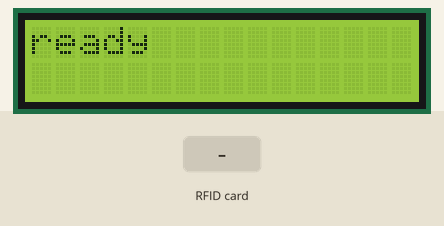
Simulated run of this sketch. Board: Arduino Uno, built with avr-gcc and run on an emulated ATmega328P. Shown: 16×2 character LCD. The inputs (shaded band) are chosen by the test bench.

Above: at 1.3 s.
1.4 s: RFID card 5E 7A 19 C4 held to the reader
At 1.44 s:
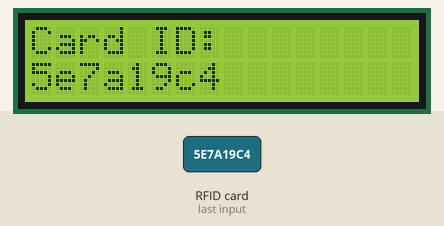
At 2.8 s:
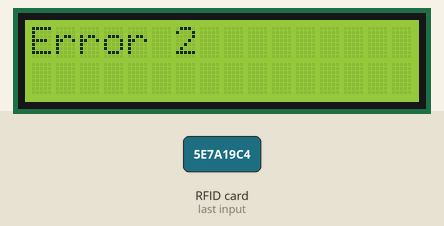
Timing chart, 0 to 4.4 s (numbered marks = the images above; inputs shaded):
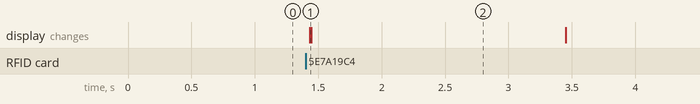

Measured:
- after the input at 1.4 s, the display: changes at once (image 1)
- what the display in image 2 shows lasts 2.1 s, from 1.4 s to 3.5 s

The sketch:

state_machine.ino
```cpp
#include <FiniteStateMachine.h>
// Display
#include <Wire.h>
#include <LiquidCrystal_I2C.h>

LiquidCrystal_I2C lcd(0x3F, 2, 1, 0, 4, 5, 6, 7, 3, POSITIVE);

// RFID
#include <SPI.h>
#include <MFRC522.h>

#define RST_PIN 9
#define SS_PIN  10

#define CARD_NOT_SUPPORTED 1
#define TIMEOUT 2
#define COMMUNICATION_FAILED 3

#define SOH 0x01
#define STX 0x02
#define ETX 0x03
#define ACK 0x06
#define NAK 0x15

MFRC522 mfrc522(SS_PIN, RST_PIN);
MFRC522::MIFARE_Key key;

// Bluetooth
#include <SoftwareSerial.h>

// connect BT module TX to D8
// connect BT module RX to D7
// connect BT Vcc to 5V, GND to GND
SoftwareSerial bluetooth(8, 7);

State Idle = State(EnterIdle, WaitForNewCard, no_op);
State Connect = State(IdentifyCard, WaitForAck, no_op);

FSM state = FSM(Idle);

unsigned long timestamp;

void setup() {
  bluetooth.begin(9600);
  lcd.begin(16, 2);
  lcd.backlight();
  lcd.clear();
  SPI.begin();
  mfrc522.PCD_Init();
}

void loop() {
  state.update();
}

void no_op() {}

void EnterIdle() {
  lcd.clear();
  lcd.setCursor(0, 0);
  lcd.print("ready");
}

void WaitForNewCard() {
  if (mfrc522.PICC_IsNewCardPresent() && mfrc522.PICC_ReadCardSerial()) {
    state.transitionTo(Connect);
  }
}

void IdentifyCard() {
  lcd.clear();
  lcd.setCursor(0, 0);
  byte piccType = mfrc522.PICC_GetType(mfrc522.uid.sak);

  if (    piccType != MFRC522::PICC_TYPE_MIFARE_MINI
          &&  piccType != MFRC522::PICC_TYPE_MIFARE_1K
          &&  piccType != MFRC522::PICC_TYPE_MIFARE_4K) {
    Error(CARD_NOT_SUPPORTED);
    return;
  }

  lcd.print(F("Card ID:"));
  lcd.setCursor(0, 1);

  String id = BufferToString(mfrc522.uid.uidByte, mfrc522.uid.size);
  lcd.print(id);
  sendBuffer(mfrc522.uid.uidByte, mfrc522.uid.size);
  timestamp = millis();
}


void WaitForAck() {
  if (abs(timestamp - millis()) > 5000) {
    Error(TIMEOUT);
    return;
  }

  while (bluetooth.available() > 0) {
    switch (bluetooth.read()) {
      case ACK:
        lcd.clear();
        lcd.setCursor(0, 0);
        lcd.print("ACK FROM SERVER");
        delay(2000);
        state.transitionTo(Idle);
        return;
      case NAK:
        Error(COMMUNICATION_FAILED);
        return;
    }
  }
}

String BufferToString(byte *buffer, byte bufferSize) {
  String result;
  for (byte i = 0; i < bufferSize; i++) {
    result += String(buffer[i], HEX);
  }
  return result;
}

void sendBuffer(byte *buffer, byte size) {
  bluetooth.write(SOH);
  bluetooth.write(STX);
  bluetooth.write(mfrc522.uid.uidByte, mfrc522.uid.size);
  bluetooth.write(ETX);
}

void Error(byte code) {
  lcd.clear();
  lcd.setCursor(0, 0);
  lcd.print("Error ");
  lcd.print(code);
  state.transitionTo(Idle);
  delay(2000);
}
```
